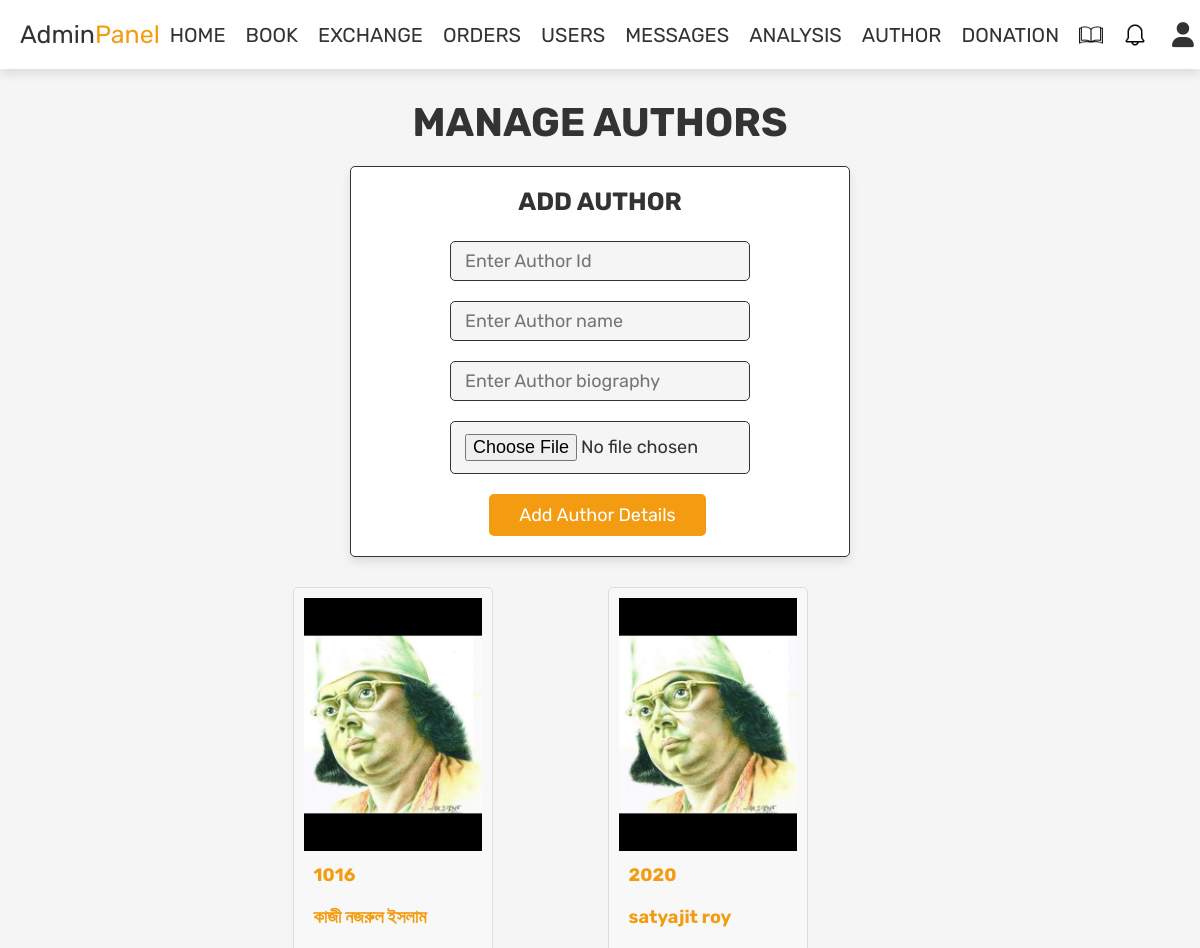
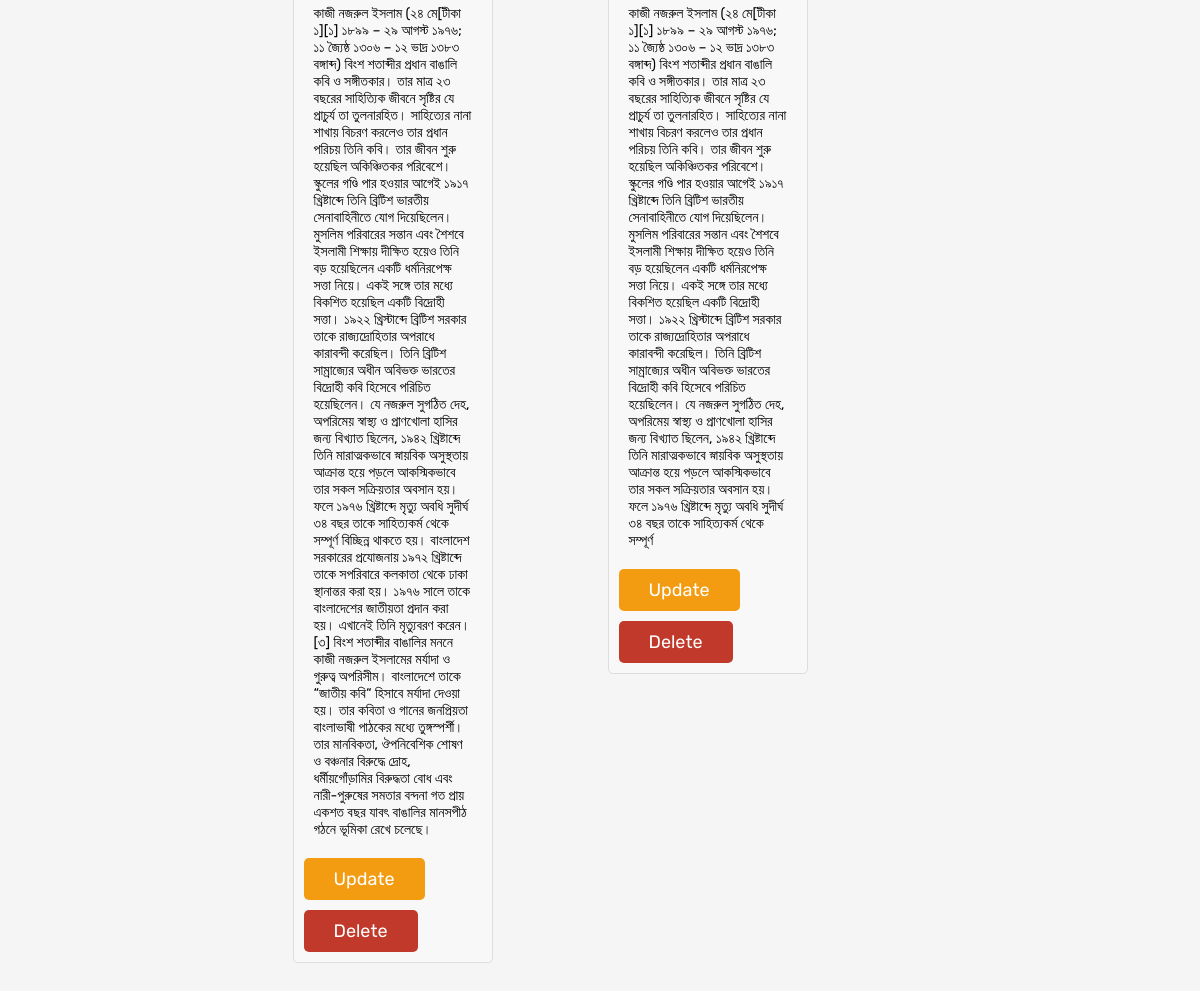
The app's page /admin_author_details.php (signed in) with its own data (2 pictures, top to bottom).
### tables this page shows
CREATE TABLE `author` (
  `Author_Id` int(11) NOT NULL,
  `Author_Name` varchar(255) DEFAULT NULL,
  `Biography` text DEFAULT NULL,
  `image` varchar(200) NOT NULL,
  `Admin_ID` int(11) DEFAULT 1
);

### admin_author_details.php (the view, shortened to what this page needs)
<?php
include 'config.php';
?>
<!DOCTYPE html>
<html lang="en">
<head>
    <link rel="stylesheet" href="https://cdnjs.cloudflare.com/ajax/libs/font-awesome/6.0.0/css/all.min.css">
    <link rel="stylesheet" href="css/admin_style.css">
</head>
<body>
<?php include 'admin_header.php'; ?>
<section class="add-products">
    <h1 class="title">Manage Authors</h1>
    <form action="" method="post" enctype="multipart/form-data">
        <h3 class="subtitle">Add Author</h3>
        <input type="text" name="Author_Id" class="box" placeholder="Enter Author Id" required style="width: 300px; height:40px">
        <input type="text" name="name" class="box" placeholder="Enter Author name" required style="width: 300px; height:40px">
        <input type="text" min="0" name="Biography" class="box" placeholder="Enter Author biography" required style="width: 300px; height:40px">
        <input type="file" name="image" accept="image/jpg, image/jpeg, image/png" class="box" required style="width: 300px;">
        <br>
        <input type="submit" value="Add Author Details" name="add_author" class="btn">
    </form>
</section>
<section class="show-products">
    <div class="box-container">
        <?php
        $select_authors = mysqli_query($conn, "SELECT * FROM `author`") or die('query failed');
        if (mysqli_num_rows($select_authors) > 0) {
            while ($fetch_authors = mysqli_fetch_assoc($select_authors)) {
                ?>
                <div class="box-card">
                    <div>
                        <img src="uploaded_img/<?php echo $fetch_authors['image']; ?>" alt="">
                        <div class="name"><?php echo $fetch_authors['Author_Id']; ?></div>
                        <div class="name"><?php echo $fetch_authors['Author_Name']; ?></div>
                        <div class="price"><?php echo $fetch_authors['Biography']; ?></div>
                        <a href="admin_author_details.php?update=<?php echo $fetch_authors['Author_Id']; ?>" class="option-btn">Update</a>
                        <a href="admin_author_details.php?delete=<?php echo $fetch_authors['Author_Id']; ?>" class="delete-btn"
                           onclick="return confirm('Delete this author?');">Delete</a>
                    </div>
                </div>
                <?php
            }
        } else {
            echo '<p class="empty">No authors added yet!</p>';
        }
        ?>
    </div>
</section>
</body>
</html>

### css/admin_style.css (style rules this page uses)
:root { --red:#c0392b; --orange:#f39c12; --black:#333; --white:#fff; --light-color:#666; --light-white:#ccc; --light-bg:#f5f5f5; --border:.1rem solid var(--black); --box-shadow:0 .5rem 1rem rgba(0,0,0,.1); }
* { font-family: 'Rubik', sans-serif; margin:0; padding:0; box-sizing: border-box; outline: none; border:none; text-decoration: none; transition:all .2s linear; }
html { font-size: 62.5%; overflow-x: hidden; }
body { background-color: var(--light-bg); }
section { padding:3rem 2rem; }
.title { text-align: center; margin-bottom: 2rem; text-transform: uppercase; color:var(--black); font-size: 4rem; }
.btn, .option-btn, .delete-btn, .white-btn { display: inline-block; margin-top: 1rem; padding:1rem 3rem; cursor: pointer; color:var(--white); font-size: 1.8rem; border-radius: .5rem; text-transform: capitalize; }
.white-btn, .btn { background-color: var(--orange); }
.option-btn { background-color: var(--orange); }
.delete-btn { background-color: var(--red); }
.box-card { margin-bottom: 50px; }
.name { font-size: 20px; color: #f39c12; }
.price { font-size: 15px; }
.title { font-size: 40px; }
.subtitle { font-size: 20px; }
input { padding: 5px 10px; margin-right: 5px; }
.add-products form { background-color: var(--white); border-radius: .5rem; padding:2rem; text-align: center; box-shadow: var(--box-shadow); border:var(--border); max-width: 50rem; margin:0 auto; }
.add-products form h3 { font-size: 2.5rem; text-transform: uppercase; color:var(--black); margin-bottom: 1.5rem; }
.add-products form .box { width: 100%; background-color: var(--light-bg); border-radius: .5rem; margin:1rem 0; padding:1.2rem 1.4rem; color:var(--black); font-size: 1.8rem; border:var(--border); }
.show-products .box-container { display: grid; grid-template-columns: repeat(auto-fit, 30rem); justify-content: center; gap:1.5rem; max-width: 1200px; margin:0 auto; align-items: flex-start; }
.show-products { padding-top: 0; }
.box-container { display: flex; flex-wrap: wrap; gap: 20px; }
.box-card { background-color: #f8f8f8; border: 1px solid #ddd; border-radius: 5px; overflow: hidden; width: 200px; }
.box-card img { width: 100%; height: auto; }
.box-card div { padding: 10px; }
.name { font-size: 18px; font-weight: bold; }
.price { margin-top: 5px; font-size: 14px; }

### records on screen
author: image (picture), Author_Id "1016", Author_Name "কাজী নজরুল ইসলাম", Biography "কাজী নজরুল ইসলাম (২৪ মে[টীকা ১][১] ১৮৯৯ – ২৯ আগস্ট ১৯৭৬; ১১ জ্যৈষ্ঠ ১৩০৬ – ১২ ভাদ্র ১৩৮৩ বঙ্গাব্দ) বিংশ শতাব্দীর প্রধান বাঙালি কবি ও সঙ্গীতকার। তার মাত্র ২৩ বছরের সাহিত্যিক জীবনে সৃষ্টির যে প্রাচুর্য তা তুলনারহিত। সাহিত্যের নানা শাখায় বিচরণ করলেও তার প্রধান পরিচয় তিনি কবি। তার জীবন শুরু হয়েছিল অকিঞ্চিতকর পরিবেশে। স্কুলের গণ্ডি পার হওয়ার আগেই ১৯১৭ খ্রিষ্টাব্দে তিনি ব্রিটিশ ভারতীয় সেনাবাহিনীতে যোগ দিয়েছিলেন। মুসলিম পরিবারের সন্তান এবং শৈশবে ইসলামী শিক্ষায় দীক্ষিত হয়েও তিনি বড় হয়েছিলেন একটি ধর্মনিরপেক্ষ সত্তা নিয়ে। একই সঙ্গে তার মধ্যে বিকশিত হয়েছিল একটি বিদ্রোহী সত্তা। ১৯২২ খ্রিস্টাব্দে ব্রিটিশ সরকার তাকে রাজ্যদ্রোহিতার অপরাধে কারাবন্দী করেছিল। তিনি ব্রিটিশ সাম্রাজ্যের অধীন অবিভক্ত…"
author: image (picture), Author_Id "2020", Author_Name "satyajit roy", Biography "কাজী নজরুল ইসলাম (২৪ মে[টীকা ১][১] ১৮৯৯ – ২৯ আগস্ট ১৯৭৬; ১১ জ্যৈষ্ঠ ১৩০৬ – ১২ ভাদ্র ১৩৮৩ বঙ্গাব্দ) বিংশ শতাব্দীর প্রধান বাঙালি কবি ও সঙ্গীতকার। তার মাত্র ২৩ বছরের সাহিত্যিক জীবনে সৃষ্টির যে প্রাচুর্য তা তুলনারহিত। সাহিত্যের নানা শাখায় বিচরণ করলেও তার প্রধান পরিচয় তিনি কবি। তার জীবন শুরু হয়েছিল অকিঞ্চিতকর পরিবেশে। স্কুলের গণ্ডি পার হওয়ার আগেই ১৯১৭ খ্রিষ্টাব্দে তিনি ব্রিটিশ ভারতীয় সেনাবাহিনীতে যোগ দিয়েছিলেন। মুসলিম পরিবারের সন্তান এবং শৈশবে ইসলামী শিক্ষায় দীক্ষিত হয়েও তিনি বড় হয়েছিলেন একটি ধর্মনিরপেক্ষ সত্তা নিয়ে। একই সঙ্গে তার মধ্যে বিকশিত হয়েছিল একটি বিদ্রোহী সত্তা। ১৯২২ খ্রিস্টাব্দে ব্রিটিশ সরকার তাকে রাজ্যদ্রোহিতার অপরাধে কারাবন্দী করেছিল। তিনি ব্রিটিশ সাম্রাজ্যের অধীন অবিভক্ত…"
